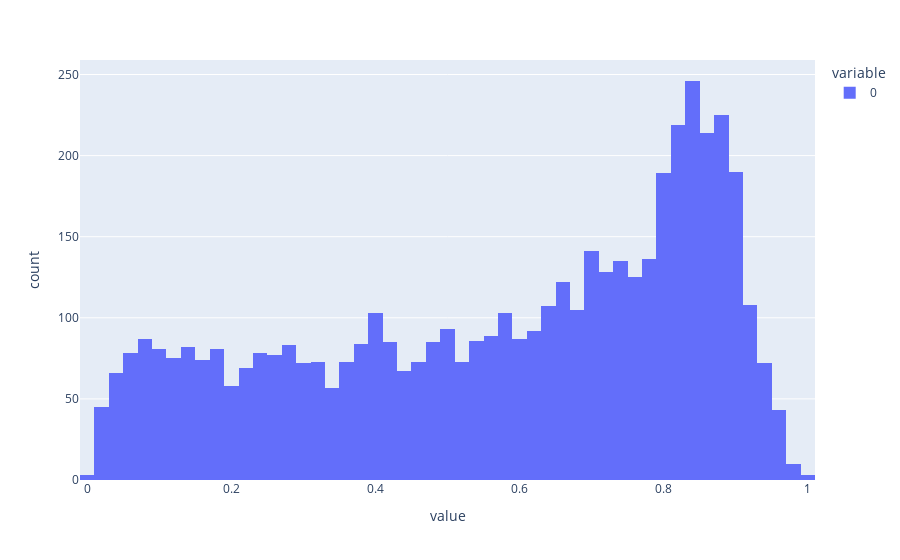

The notebook cell saved with this chart:
### Code cell
px.histogram(np.where(Wght_Dist == 0, None, Wght_Dist).reshape(100*100, ))

### Figure 1 — Plotly figure (JSON) as saved in the notebook; plotly's stock layout.template omitted (floating-point values rounded to 4 significant figures; data arrays with more than 128 entries replaced by an {"elided": "..."} marker saying what was removed)
{"data": [{"alignmentgroup": "True", "bingroup": "x", "hovertemplate": "variable=0<br>value=%{x}<br>count=%{y}<extra></extra>", "legendgroup": "0", "marker": {"color": "#636efa"}, "name": "0", "offsetgroup": "0", "orientation": "v", "showlegend": true, "type": "histogram", "x": {"elided": "10000 float values"}, "xaxis": "x", "yaxis": "y"}], "layout": {"barmode": "relative", "legend": {"title": {"text": "variable"}, "tracegroupgap": 0}, "margin": {"t": 60}, "xaxis": {"anchor": "y", "domain": [0, 1], "title": {"text": "value"}}, "yaxis": {"anchor": "x", "domain": [0, 1], "title": {"text": "count"}}}}
